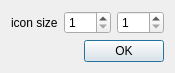
<?xml version="1.0" encoding="UTF-8"?>
<ui version="4.0">
 <class>SelectGenomeConfigDialog</class>
 <widget class="QDialog" name="SelectGenomeConfigDialog">
  <property name="geometry">
   <rect>
    <x>0</x>
    <y>0</y>
    <width>170</width>
    <height>60</height>
   </rect>
  </property>
  <property name="sizePolicy">
   <sizepolicy hsizetype="Maximum" vsizetype="Maximum">
    <horstretch>0</horstretch>
    <verstretch>0</verstretch>
   </sizepolicy>
  </property>
  <property name="windowTitle">
   <string>Configure</string>
  </property>
  <layout class="QFormLayout" name="formLayout">
   <item row="0" column="0">
    <widget class="QLabel" name="label_18">
     <property name="toolTip">
      <string>size of final image</string>
     </property>
     <property name="text">
      <string>icon size</string>
     </property>
    </widget>
   </item>
   <item row="0" column="1">
    <layout class="QHBoxLayout" name="horizontalLayout">
     <item>
      <widget class="IntValueEditor" name="sizewLineEdit">
       <property name="toolTip">
        <string>width of the final image</string>
       </property>
       <property name="minimum">
        <number>1</number>
       </property>
       <property name="maximum">
        <number>128</number>
       </property>
       <property name="singleStep">
        <number>1</number>
       </property>
      </widget>
     </item>
     <item>
      <widget class="IntValueEditor" name="sizehLineEdit">
       <property name="toolTip">
        <string>height of the final image</string>
       </property>
       <property name="minimum">
        <number>1</number>
       </property>
       <property name="maximum">
        <number>128</number>
       </property>
       <property name="singleStep">
        <number>1</number>
       </property>
      </widget>
     </item>
    </layout>
   </item>
   <item row="1" column="0" colspan="2">
    <widget class="QDialogButtonBox" name="buttonBox">
     <property name="orientation">
      <enum>Qt::Horizontal</enum>
     </property>
     <property name="standardButtons">
      <set>QDialogButtonBox::Ok</set>
     </property>
    </widget>
   </item>
  </layout>
 </widget>
 <customwidgets>
  <customwidget>
   <class>IntValueEditor</class>
   <extends>QSpinBox</extends>
   <header>intvalueeditor.h</header>
  </customwidget>
 </customwidgets>
 <resources/>
 <connections>
  <connection>
   <sender>buttonBox</sender>
   <signal>accepted()</signal>
   <receiver>SelectGenomeConfigDialog</receiver>
   <slot>accept()</slot>
   <hints>
    <hint type="sourcelabel">
     <x>162</x>
     <y>45</y>
    </hint>
    <hint type="destinationlabel">
     <x>157</x>
     <y>59</y>
    </hint>
   </hints>
  </connection>
  <connection>
   <sender>buttonBox</sender>
   <signal>rejected()</signal>
   <receiver>SelectGenomeConfigDialog</receiver>
   <slot>reject()</slot>
   <hints>
    <hint type="sourcelabel">
     <x>162</x>
     <y>51</y>
    </hint>
    <hint type="destinationlabel">
     <x>169</x>
     <y>59</y>
    </hint>
   </hints>
  </connection>
 </connections>
</ui>
